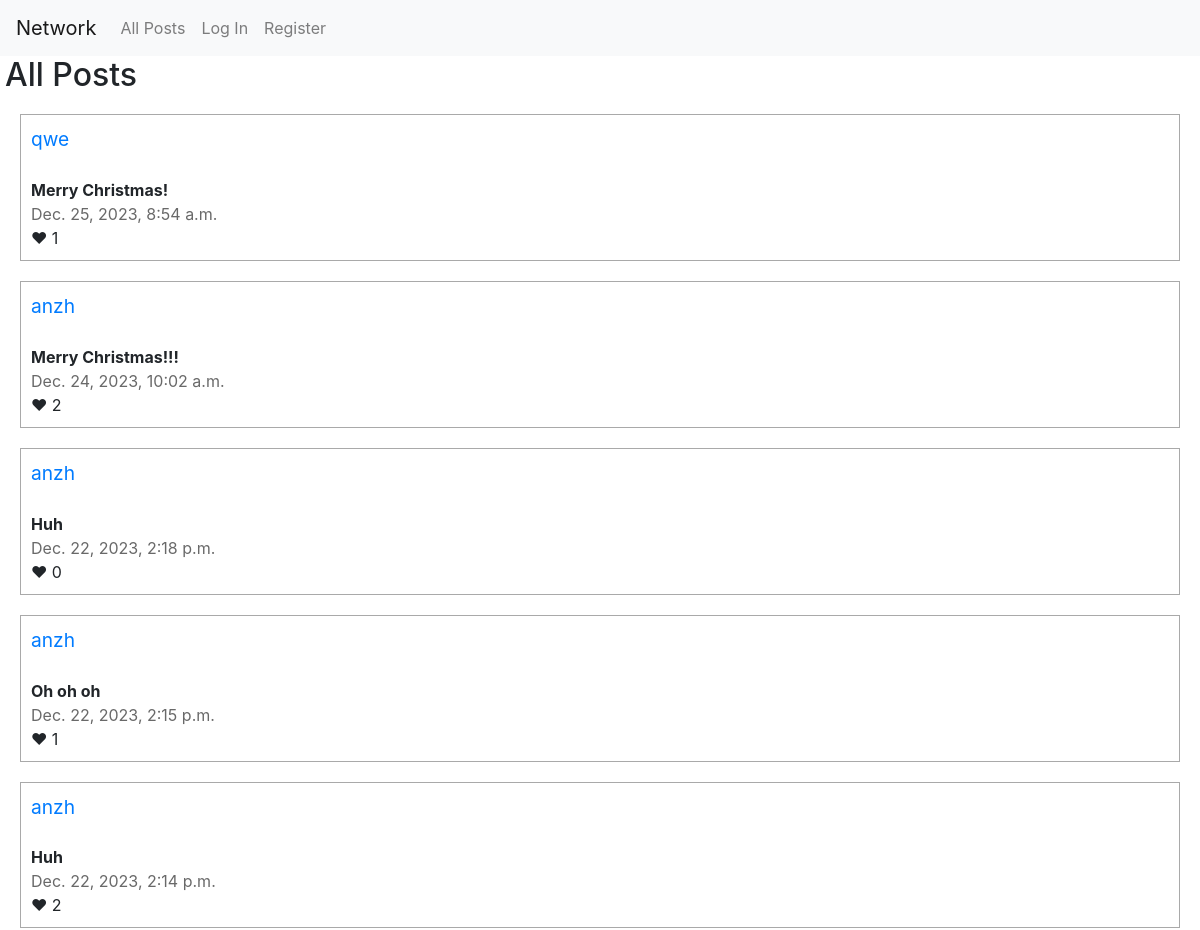
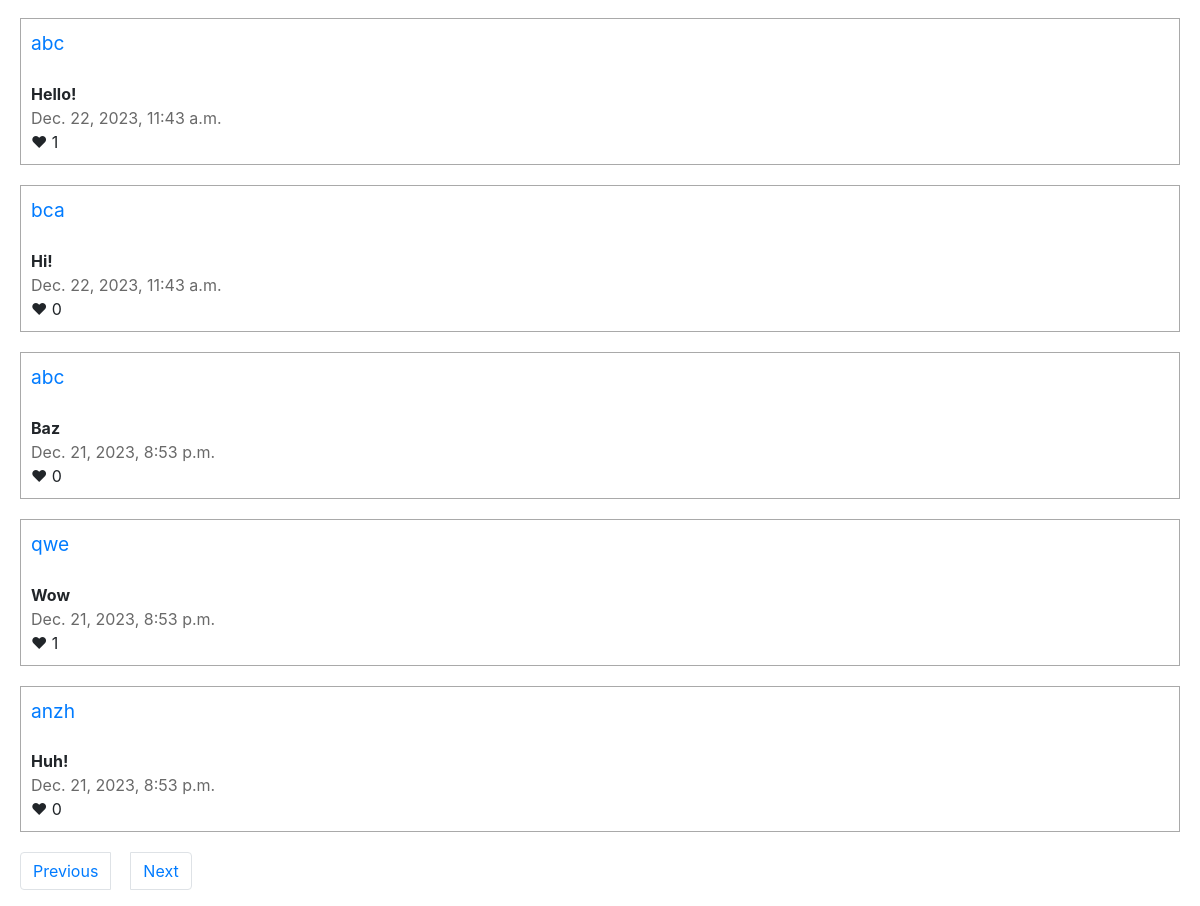
Screenshot of /?page=2 with the database file from the repository (2 pictures, top to bottom).
### network/models.py (models this page shows, shortened)
class Post(models.Model):
    author = models.ForeignKey(User, on_delete=models.CASCADE, blank=True, null=True, related_name="author")
    content = models.TextField()
    time = models.DateTimeField(db_default=Now())
    likes = models.IntegerField(default=0)

class User(AbstractUser):
    pass

### network/views.py (the view)
# urls.py: path("", views.index, name="index"),
@csrf_exempt
def index(request):
    posts = Post.objects.all()
    posts = posts.order_by("-time").all()
    paginator = Paginator(posts, 10)
    page_number = request.GET.get('page')
    page_obj = paginator.get_page(page_number)
    try:
        likes = Like.objects.filter(user=request.user)
        liked_posts = []
        for like in likes:
            liked_posts.append(like.post)
    except:
        liked_posts = []
    return render(request, "network/index.html" , {
        "page_obj": page_obj,
        "liked_posts": liked_posts,
    })

### network/templates/network/index.html (shortened to what this page needs)
{% extends "network/layout.html" %}
{% load static %}
{% block body %}
    <h2 style="padding-left: 5px;">All Posts</h2>
    {% for post in page_obj %}
        <div id="edit {{post.id}}" style="display: block; border-style: solid; border-width: 1px; border-color: darkgrey; padding: 10px; margin: 20px;">
            <span style="font-size: larger;"><a href="{% url 'profile' username=post.author %}">{{ post.author }}</a></span><br/><br/>
            <strong><span id="s {{post.id}}">{{ post.content }}</span></strong><br/>
            <span style="color: dimgray;">{{ post.time }}</span><br/>
            &#10084; <span id="l {{post.id}}">{{ post.likes }}</span><br/>
        </div>
    {% endfor %}
    <nav aria-label="Page navigation example">
        <ul class="pagination">
            {% if page_obj.has_previous %}
                <li class="page-item" style="padding-left: 20px;"><a class="page-link" href="?page={{ page_obj.previous_page_number }}">Previous</a></li>
            {% endif %}
            {% if page_obj.has_next %}
                <li class="page-item" style="padding-left: 20px;"><a class="page-link" href="?page={{ page_obj.next_page_number }}">Next</a></li>
            {% endif %}
        </ul>
    </nav>
{% endblock %}

### rows the page displays
Post: author "qwe", content "Merry Christmas!", time "Dec. 25, 2023, 8:54 a.m.", likes "1"
Post: author "anzh", content "Merry Christmas!!!", time "Dec. 24, 2023, 10:02 a.m.", likes "2"
Post: author "anzh", content "Huh", time "Dec. 22, 2023, 2:18 p.m.", likes "0"
Post: author "anzh", content "Oh oh oh", time "Dec. 22, 2023, 2:15 p.m.", likes "1"
Post: author "anzh", content "Huh", time "Dec. 22, 2023, 2:14 p.m.", likes "2"
Post: author "abc", content "Hello!", time "Dec. 22, 2023, 11:43 a.m.", likes "1"
Post: author "bca", content "Hi!", time "Dec. 22, 2023, 11:43 a.m.", likes "0"
Post: author "abc", content "Baz", time "Dec. 21, 2023, 8:53 p.m.", likes "0"
Post: author "qwe", content "Wow", time "Dec. 21, 2023, 8:53 p.m.", likes "1"
Post: author "anzh", content "Huh!", time "Dec. 21, 2023, 8:53 p.m.", likes "0"
